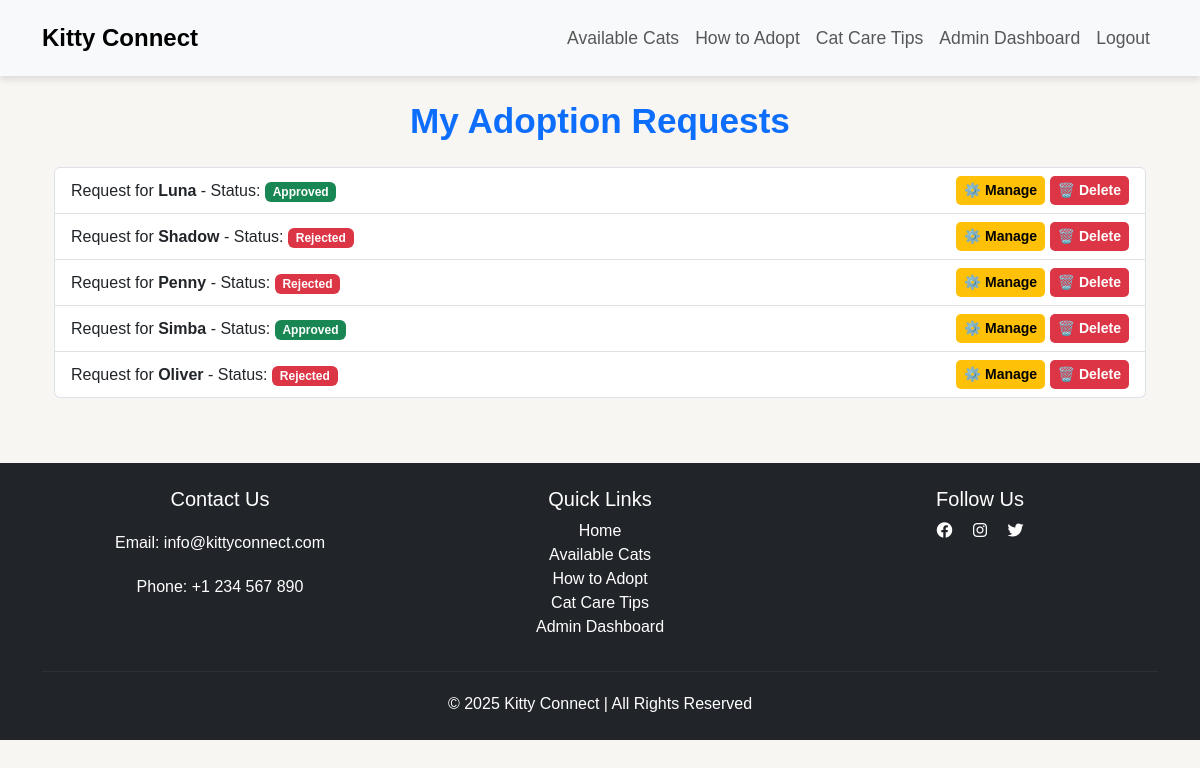
Before: /adoption/ (signed in) with the older database file.
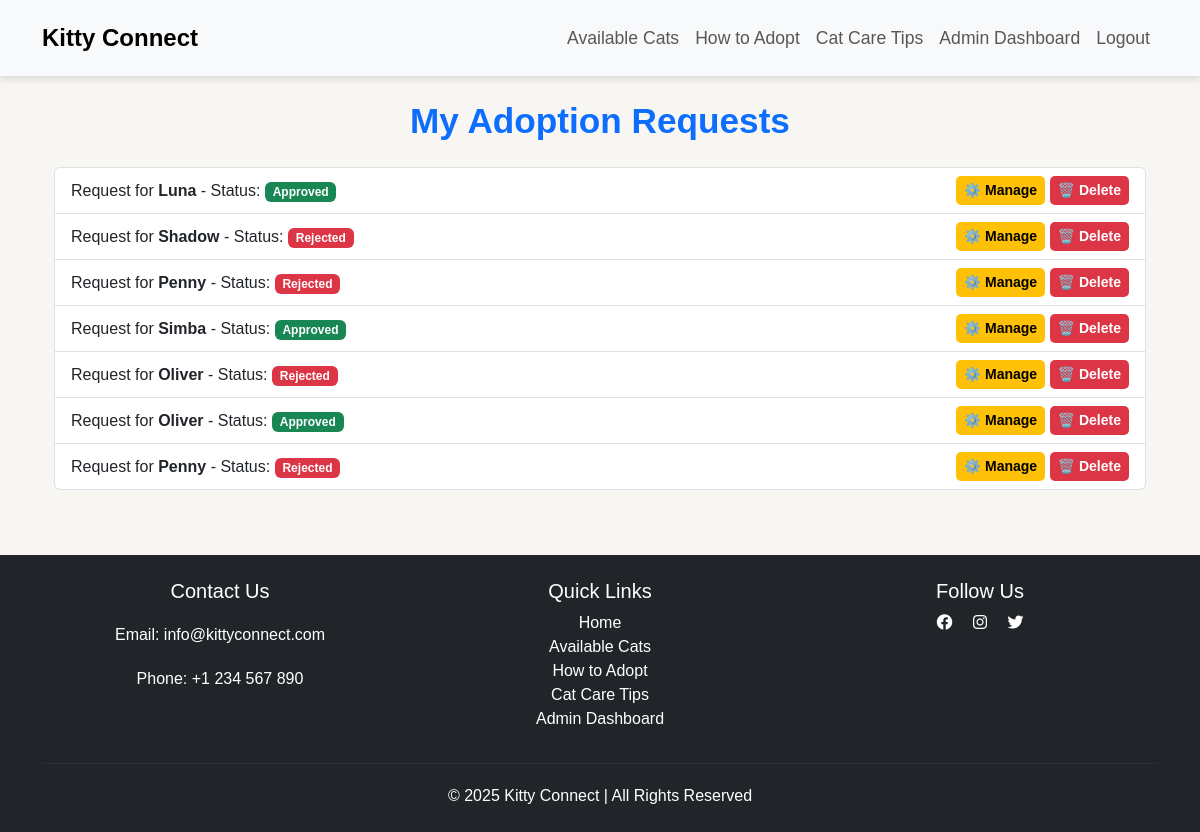
After: the same page with the newer database file.
### adoption/models.py (models this page shows, shortened)
class AdoptionRequest(models.Model):
    STATUS_CHOICES = [
        ('pending', 'Pending'),
        ('approved', 'Approved'),
        ('rejected', 'Rejected'),
    ]
    user = models.ForeignKey(User, on_delete=models.CASCADE)
    cat = models.ForeignKey(Cat, on_delete=models.CASCADE)
    message = models.TextField(blank=True, null=True)  # ✅ Add message field
    status = models.CharField(max_length=10, choices=STATUS_CHOICES, default='pending')
    request_date = models.DateTimeField(auto_now_add=True)

### cat/models.py (models this page shows, shortened)
class Cat(models.Model):
    name = models.CharField(max_length=50)
    age = models.IntegerField()
    breed = models.CharField(max_length=100)
    image = models.ImageField(upload_to='cat_images/', null=True, blank=True)
    description = models.TextField()
    available = models.BooleanField(default=True)

### adoption/views.py (the view)
# urls.py: path("", adoption_request_list, name="adoption_request_list"),
@login_required
def adoption_request_list(request):
    if request.user.is_superuser:
        requests = AdoptionRequest.objects.all()
    else:
        requests = AdoptionRequest.objects.filter(user=request.user)
    return render(request, "adoption/adoption_request_list.html", {"requests": requests})

### adoption/templates/adoption/adoption_request_list.html (shortened to what this page needs)
{% extends 'base.html' %}
{% block content %}
<section class="container mt-4" role="region" aria-labelledby="adoption-requests-heading">
    <h2 id="adoption-requests-heading" class="text-center text-primary">
        My Adoption Requests
    </h2>
    {% if requests %}
        <ul class="list-group mt-3" role="list">
            {% for request in requests %}
                <li class="list-group-item d-flex justify-content-between align-items-center"
                    role="listitem"
                    aria-labelledby="request-{{ request.id }}">
                    <span id="request-{{ request.id }}">
                        Request for <strong>{{ request.cat.name }}</strong>
                        - Status:
                        <span class="badge {% if request.status == 'Pending' %}bg-warning text-dark
                                              {% elif request.status == 'Approved' %}bg-success
                                              {% elif request.status == 'Rejected' %}bg-danger
                                              {% else %}bg-secondary{% endif %}">
                            {{ request.status }}
                        </span>
                    </span>
                    <div>
                        {% if user.is_superuser %}
                            <a href="{% url 'adoption_request_update' request.id %}"
                               class="btn btn-warning btn-sm"
                               aria-label="Manage adoption request for {{ request.cat.name }}">
                                ⚙️ Manage
                            </a>
                            <form method="POST" action="{% url 'adoption_request_delete' request.id %}"
                                  class="d-inline"
                                  aria-label="Delete adoption request for {{ request.cat.name }}">
                                <button type="submit" class="btn btn-danger btn-sm">🗑️ Delete</button>
                            </form>
                        {% endif %}
                    </div>
                </li>
            {% endfor %}
        </ul>
    {% else %}
        <p class="text-center mt-3" role="alert" aria-live="polite">
            You have no active adoption requests.
        </p>
    {% endif %}
</section>
{% endblock %}

Changed rows visible on the page:
added AdoptionRequest: cat.name "Oliver", status "Approved"
added AdoptionRequest: cat.name "Penny", status "Rejected"
